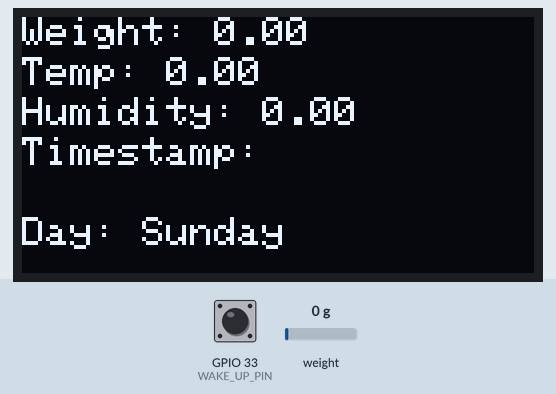
A sketch run on a simulated ESP32. Shown: 128×64 one-colour display. The inputs (shaded band) are chosen by the test bench; at power-on: weight on the scale 0 g, GPIO 33 (WAKE_UP_PIN) LOW. The local clock reads 2024-03-15 10:24:30 at power-on unless the sketch sets it; storage starts empty; what the sketch prints to the serial monitor is not drawn.

Above: at 2.2 s.
2.3 s: weight on the scale set to 100 g
Timing chart, 0 to 5.3 s (numbered marks = the images above; inputs shaded):
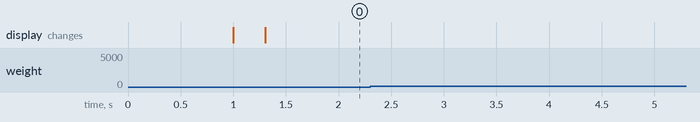

Measured:
- after the input at 2.3 s, every drawn part: stays the same

The sketch:

Wake.ino
```cpp
/*
* Project: Southern Ground Hornbill Monitoring System
* Module: Weighing Scale Control Script (ESP32)
*
* Description: This ESP32 code forms the core logic for the Southern Ground
*              Hornbill weighing scale system in the EEE4113F Design Course at UCT.
*              Its major tasks include:
*
*   1. Sensor Data Acquisition: Reads weight data from the scale, temperature
*      and humidity from their respective sensors, and obtains timestamps from
*      the RTC (Real-Time Clock).
*   2. Data Logging: Stores the collected sensor data and timestamps to an SD card.
*   3. Display Output: Presents system information on an OLED display.
*   4. Weight-Triggered Recording: Detects the bird's presence on the scale and
*      initiates video recording for identification purposes.
*
* Author: Travimadox Webb
* Date: 2024-04-18
* Version: 1.0
*/

//Implement sleeping modes next

#include <Arduino.h>
#include <HardwareSerial.h>
#include <vector>
#include <String.h>
#include <SPI.h>
#include <Wire.h>
#include <Adafruit_GFX.h>
#include <Adafruit_SH110X.h>
#include <Adafruit_Sensor.h>
#include <Adafruit_BME280.h>
#include "FS.h"
#include "SD.h"
#include "RTClib.h"
#include "HX711.h"
#include <esp_sleep.h>

//_______________________________________________________________________________________________________________________________________________________________________________________
// Constants
#define I2C_ADDRESS 0x3c
#define SCREEN_WIDTH 128
#define SCREEN_HEIGHT 64
#define OLED_RESET -1
#define CALIBRATION_FACTOR -233.64
#define PIN_SPI_CS 5
#define LOADCELL_DOUT_PIN 27//Will revert back to 16 if we encounter any issues
#define LOADCELL_SCK_PIN 4
#define WAKE_UP_PIN GPIO_NUM_33
#define UART2_TX 17
#define UART2_RX 16
#define SLEEP_TIME 3600e6  // Sleep for 1 hour bursts then go to sleep again


//_______________________________________________________________________________________________________________________________________________________________________________________
// Sensor objects
HX711 scale;
RTC_DS3231 rtc;
Adafruit_BME280 bme;
Adafruit_SH1106G display = Adafruit_SH1106G(SCREEN_WIDTH, SCREEN_HEIGHT, &Wire, OLED_RESET);
HardwareSerial uart2(2); // Create a HardwareSerial object for UART2

//_______________________________________________________________________________________________________________________________________________________________________________________
// Variables
hw_timer_t *timer = NULL;//Timer for weather data

char days[7][12] = {"Sunday", "Monday", "Tuesday", "Wednesday", "Thursday", "Friday", "Saturday"};
float weight;
float temperature;
float humidity;
float lastweight = 0.0;


uint8_t HH;
uint8_t MM;
uint8_t SSS;
uint8_t DD;
uint8_t MMM;
uint16_t YY;
uint8_t DAY;
String timestamp;


String dataframe1;
String dataframe2;
File  dataweight;
File dataweather;
String header1 = "Timestamp,Weight";
String header2 = "Timestamp,Temperature,Humidity";

long background_scale_values[10]; //Circular buffer to store the last 10 readings
int background_reading_index = 0; //Index to keep track of the current reading in the circular buffer
std::vector<int> raw_scale_readings; //Vector to store the raw scale readings when the bird is on the scale


volatile bool bird_was_on_scale = false; //To ensure we only take photos in one iteration instead of in every iteration


// This structure will be stored in the RTC memory
typedef struct {
  uint32_t counter;
} wake_up_counter_t;

// Initialize the structure
RTC_DATA_ATTR wake_up_counter_t wake_up_counter = {0};


//the days files which will be assigned in the setup function
String WeatherFile;
String WeightFile;

//_______________________________________________________________________________________________________________________________________________________________________________________
//Thresholds for Control
long WEIGHT_THRESHOLD = -9200; //tHE rAW adc VALUE OF THE SCALE
volatile bool isWeatherready = false;
volatile bool shouldSleep = false;
const long WEATHER_INTERVAL = 60000000; //60s in microseconds


//_______________________________________________________________________________________________________________________________________________________________________________________
//Functions

//***************************************************************************************************************************************************************************************
bool daylightSensor() {
  // Read the value of the wake-up pin
  return digitalRead(WAKE_UP_PIN) == HIGH;
}
//***************************************************************************************************************************************************************************************


/*
* This function reads the scale readings in the background when the bird is not on the scale
*/
void background_scale_readings() {
  //Read the scale readings in the background
  background_scale_values[background_reading_index] = scale.read();
  background_reading_index = (background_reading_index + 1) % 10;
}

//***************************************************************************************************************************************************************************************
/*
* This function checks if the bird is on the scale
*/
bool is_bird_on_scale() {
  //Check if the bird is on the scale
  if(scale.read() < WEIGHT_THRESHOLD) {
    return true;
  } else {
    return false;
  }
}


//***************************************************************************************************************************************************************************************

/*
* This function records the raw scale readings when the bird is on the scale
*/
void record_raw_scale_readings() {
  //Record the raw scale readings when the bird is on the scale
  raw_scale_readings.push_back(scale.read());
}


//***************************************************************************************************************************************************************************************
/*
* This function combines the background scale readings and the raw scale readings into one vector to be processed by dymanimic force analysis algorithm
* i.e [background_scale_readings(up until the background index), raw_scale_readings]
*/
std::vector<int> combine_scale_readings() {
  //Combine the background scale readings and the raw scale readings
  std::vector<int> combined_scale_readings;
  for(int i = 0; i < 10; i++) {
    combined_scale_readings.push_back(background_scale_values[i]);
  }
  for(int i = 0; i < raw_scale_readings.size(); i++) {
    combined_scale_readings.push_back(raw_scale_readings[i]);
  }
  return combined_scale_readings;
}


//***************************************************************************************************************************************************************************************
/*
* This function is the interrupt handler for the weather timer
*/
void IRAM_ATTR timerInterrupcion() {
 isWeatherready = true;
}


//***************************************************************************************************************************************************************************************
/*
* This function sets up the sensors and the serial communication(Serial is only for testing purposes)
*/
void setupSensors() {

  // Serial set up
  Serial.begin(115200);
  while (!Serial);

  //Hardware Serial set up
  uart2.begin(115200, SERIAL_8N1, UART2_RX, UART2_TX);
  while (!uart2);
  Serial.println("UART2 is ready");


  // Scale set up
  scale.begin(LOADCELL_DOUT_PIN, LOADCELL_SCK_PIN);
  scale.set_scale(CALIBRATION_FACTOR);
  scale.tare();

  // RTC setup
  if (! rtc.begin()) {
    Serial.println("Could not find RTC! Check circuit.");
    while (1);
  }
  rtc.adjust(DateTime(__DATE__, __TIME__));
  if (rtc.lostPower()) {
    Serial.println("RTC lost power, let's set the time!");
    rtc.adjust(DateTime(__DATE__, __TIME__));
  }
  // Temperature & Humidity Sensor setup
  bool status;
  status = bme.begin(0x76);
  if (!status) {
    Serial.println("Could not find a valid BME280 sensor, check wiring!");
    while (1);
  }

  // OLED Setup
  display.begin();
  display.clearDisplay();
  display.setTextSize(1);
  display.setTextColor(SH110X_WHITE);

  // SD card setup
  if (!SD.begin(PIN_SPI_CS)) {
    Serial.println("Error, SD Initialization Failed");
    return;
  }

  //Set up the weather timer
  timer = timerBegin(0, 80, true); // Timer 0, clock divider 80
  timerAttachInterrupt(timer, &timerInterrupcion, true); // Attach the interrupt handling function
  timerAlarmWrite(timer, WEATHER_INTERVAL, true); // Interrupt every 60 seconds
  timerAlarmEnable(timer); // Enable the alarm


}

void setup_sleep() {
  // Set up the wake-up pin
  pinMode(WAKE_UP_PIN, INPUT_PULLDOWN);
  // Increase the counter and print its value
  wake_up_counter.counter++;
  Serial.print("Woke up. This is wake-up number: ");
  Serial.println(wake_up_counter.counter);
}


//***************************************************************************************************************************************************************************************
String getFilename(String s) {
  String filename = s +"_"+ readtimeData2() +".csv";
  return filename;
}


/*
* This function sets up the files for the data to be written to
*/
void setupFiles() {
  // Weight file
  String filenameweight = getFilename("/DataWeight");
  WeightFile = filenameweight;
  //dataweight = SD.open("/DataWeight.txt", FILE_WRITE);
  dataweight = SD.open(filenameweight, FILE_WRITE);
  if (dataweight) {
    dataweight.println(header1);
    dataweight.close();
    Serial.println("Success, data written to DataWeight.csv");
  } else {
    Serial.println("Error, couldn't not open DataWeight.csv");
  }

  // Weather data
  String filenameweather = getFilename("/DataWeather");
  WeatherFile = filenameweather;
  //dataweather = SD.open("/DataWeather.txt", FILE_WRITE);
  dataweather = SD.open(filenameweather, FILE_WRITE);
  if (dataweather) {
    dataweather.println(header2);
    dataweather.close();
    Serial.println("Success, data written to DataWeather.csv");
  } else {
    Serial.println("Error, couldn't not open DataWeather.csv");
  }
}

//***************************************************************************************************************************************************************************************

/*
* This function reads the data from the sensors and the RTC and creates a string to be written to the SD card
*/

String readtimeData() {
  DateTime now = rtc.now();
  HH = now.hour();
  MM = now.minute();
  SSS = now.second();
  DD = now.day();
  MMM = now.month();
  YY = now.year();
  DAY = now.dayOfTheWeek();

  // Combine the time stamp into one string
  timestamp = String(HH) + ":" + String(MM) + ":" + String(SSS) + " | " + String(DD) + "-" + String(MMM) + "-" + String(YY);
  return timestamp;
}

String readtimeData2() {
  DateTime now = rtc.now();

  DD = now.day();
  MMM = now.month();
  YY = now.year();


  // Combine the time stamp into one string in the format YYYY_MM_DD
  String timestamp2 = String(YY) + "_" + String(MMM) + "_" + String(DD);
  return timestamp2;
}

void readweatherData() {
  temperature = bme.readTemperature();
  humidity = bme.readHumidity();

  // Combine the time stamp into one string
  timestamp = readtimeData();

  // Create dataframe to write
  dataframe2 =(timestamp + "," + String(temperature) + "," + String(humidity));
}


float dynamic_weight_analysis(std::vector<int> combined_scale_readings, float calibration_factor) {
  //Dynamic force analysis algorithm
  //This function will be used to determine the weight of the bird on the scale
  //The algorithm is being implemented in the next version of the code
  float weight_placeholder = 123.56;
  //return 0;
  return weight_placeholder;
}

/*void readweightData(std::vector<int> combined_scale_readings) {
  weight = scale.get_units(5);//using static weight measurements for now
  lastweight = weight;
  //weight = dynamic_weight_analysis(combined_scale_readings, CALIBRATION_FACTOR);//will be used once the dynamic force analysis algorithm is implemented
  // Combine the time stamp into one string
  timestamp = readtimeData();

  // Create dataframe to write
  dataframe1 = (timestamp + "," + String(weight));
}*/

//Read the static weight data from the scale
void readweightData() {
  weight = scale.get_units(5);

  lastweight = weight;
  // Combine the time stamp into one string
  timestamp = readtimeData();

  // Create dataframe to write
  dataframe1 = (timestamp + "," + String(weight));
}

//***************************************************************************************************************************************************************************************


/*
*This function writes the data to the SD card
*/
void writeWeightData() {
  // Write data to weight file
  //dataweight = SD.open("/DataWeight.txt", FILE_APPEND);
  dataweight = SD.open(WeightFile, FILE_APPEND);
  if (dataweight) {
    dataweight.println(dataframe1);
    dataweight.close();
    Serial.println("Success, data written to DataWeight.csv");
  } else {
    Serial.println("Error, couldn't not open DataWeight.csv");
  }


}


void writeWeatherData() {
   // Write Weather data to weight file
  //dataweather = SD.open("/DataWeather.txt", FILE_APPEND);
  dataweather = SD.open(WeatherFile, FILE_APPEND);
  if (dataweather) {
    dataweather.println(dataframe2);
    dataweather.close();
    Serial.println("Success, data written to DataWeather.csv");
  } else {
    Serial.println("Error, couldn't not open DataWeather.csv");
  }
}

//***************************************************************************************************************************************************************************************

/*
* This function displays the data on the OLED display
*Will be mostly useful for testing purposes and demonstration
*/
void displayData() {
  // Display data on the OLED
  display.clearDisplay();
  display.setCursor(0, 0);  // Position the cursor
  display.print("Weight: ");
  //display.println(weight);
  display.println(lastweight); //using static weight measurements for now

  display.setCursor(0, 10);
  display.print("Temp: ");
  display.println(temperature);

  display.setCursor(0, 20);
  display.print("Humidity: ");
  display.println(humidity);

  display.setCursor(0, 30);
  display.print("Timestamp:\n");
  display.println(timestamp);

  display.setCursor(0, 50);
  display.print("Day: ");
  display.println(days[DAY]);

  display.display(); // Update the OLED display
}

//***************************************************************************************************************************************************************************************
/*
*This fucntion sned the command to the esp32 cam to take a 5 pictures of the bird on the scale
*/
void takePictures(){
  //Command format: command,timestamp\n
  uart2.print("1,");
  String timestamp = readtimeData();
  uart2.println(timestamp);
  Serial.println("Command sent to ESP32 Cam to take pictures");


}


//***************************************************************************************************************************************************************************************

//_______________________________________________________________________________________________________________________________________________________________________________________
// Main Code
void setup() {
  // put your setup code here, to run once:
  setupSensors();
  setupFiles();
  setup_sleep();


}

void loop() {

  //Purely for testing purposes. Read the ra adc value and print it to the serial monitor
  //Serial.println(scale.read());

  shouldSleep = daylightSensor();

  // put your main code here, to run repeatedly:
  if(shouldSleep){
    Serial.println("Going to sleep now. Goodnight!");
    esp_sleep_enable_timer_wakeup(SLEEP_TIME);
    esp_deep_sleep_start();
  }
  else{
    Serial.println("System is awake. Ready to Monitor these birds!");
    //If the bird is not on the scale, read the scale readings in the background
    if(!is_bird_on_scale()) {
      Serial.println("Bird is not on the scale");
      background_scale_readings();
    }
    else{
      Serial.println("Bird is on the scale and photos are being taken");
      takePictures();

      readweightData();//this for satatic scale readings abd test
      writeWeightData();

      while(is_bird_on_scale()) {
      //Record the raw scale readings when the bird is on the scale
      Serial.println("Bird is on the scale and Data is being recorded");
      record_raw_scale_readings();
    }

    }

    //Need to think of a better way to implemnent tyhe below code//THink of firing interrupts

    //-----------------------------------------------------------------------
    //check if bird is on scale and take pictures
   /* if(is_bird_on_scale()){
      Serial.println("Bird is on the scale and photis are being taken");
      takePictures();
    }

    //Check if the bird is on the scale and record readings
    while(is_bird_on_scale()) {
      //Record the raw scale readings when the bird is on the scale
      Serial.println("Bird is on the scale");
      record_raw_scale_readings();
      //takePictures();
     // delay(100);
    }*/
     //-----------------------------------------------------------------------


    //Only proceed if raw_scale_readings is not empty
    if(!raw_scale_readings.empty()) {

      Serial.println("Processing weight data");
      //Combine the background scale readings and the raw scale readings
      std::vector<int> combined_scale_readings = combine_scale_readings();

      //get weight data
      //weight = dynamic_weight_analysis(combined_scale_readings, CALIBRATION_FACTOR);
      //readweightData(combined_scale_readings);
      //readweightData();

      //write weight data
      //writeWeightData();

      //Printthe raw scale readings to the serial monitor as array
      Serial.print("Raw Scale Readings: [");
      for(int i = 0; i < combined_scale_readings.size(); i++) {
        Serial.print(combined_scale_readings[i]);
        if(i != combined_scale_readings.size() - 1) {
          Serial.print(", ");
        }
      }


      //clear the raw scale readings
      raw_scale_readings.clear();
    }


    //Collect weather data every 60s to implemented soon


    if(isWeatherready){

      Serial.println("Processing weather data");
      //get weather data
      readweatherData();
      writeWeatherData();
      isWeatherready = false; //will only be relevant once the update emchansim is implemented
    }

    //display data
    displayData();


  }
}
```
